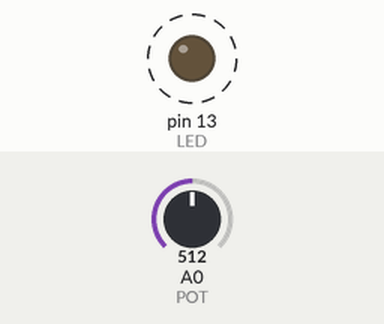
Recording of a sketch running on a simulated Arduino Uno, built with avr-gcc and run on an emulated ATmega328P. On the bench: output pins drawn as LEDs (lit = HIGH). Dashed ring = blinking. The inputs (shaded band) are chosen by the test bench; at power-on: A0 (POT) = 512.

Above: at 0.89 s.
1.4 s: A0 (POT) set to 0
3.1 s: A0 (POT) set to 3
At 4.0 s:
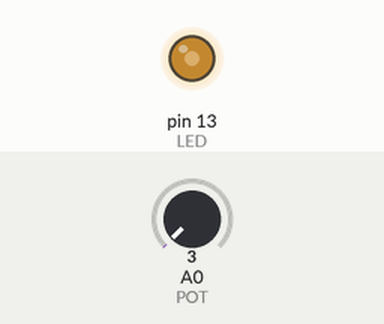
4.7 s: A0 (POT) set to 122
At 5.3 s:
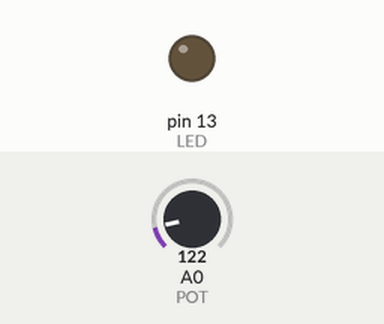
Timing chart, 0 to 13.8 s (numbered marks = the images above; inputs shaded):
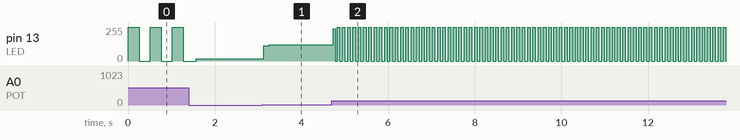

The sketch:

sketch.ino
```cpp
#define LED 13
#define POT A0

//https://wokwi.com/projects/345892922589184594

void setup() {
  pinMode(LED, OUTPUT);
  pinMode(POT, INPUT);

  Serial.begin(9600);

}

void loop() {
  int PotValue = analogRead(POT); // Reads Potentiometer's value

  digitalWrite(LED, HIGH); // Turn on LED
  delay(PotValue/2); // Delay by PotValue/2
  digitalWrite(LED, LOW); // Turn off LED
  delay(PotValue/2);

}
```

Measured:
- after the input at 3.1 s, pin 13 (LED): 16/255 → 116/255 at once, → 122/255 0.12 s later
- after the input at 4.7 s, pin 13 (LED): 122/255 → 241/255 at once, then repeats every 0.11 s: 0/255 0.05 s, 255/255 0.06 s
